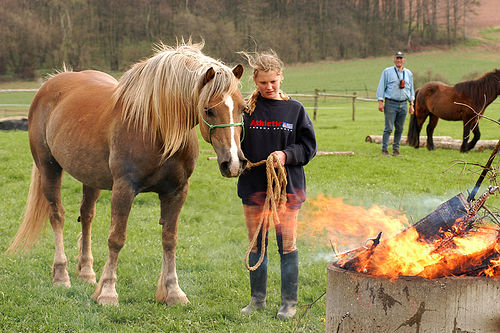
#> input picture Deep Learning and its Applications/Hazmat Label Detection/Flicker8k/10815824_2997e03d76.jpg, 500 x 333 px; its folder holds 4 pictures in this run
$ jupyter execute BackgroundGeneration.ipynb
#> lines starting #> are read from the running program, lines starting #| are printed output that depends on the picture
This code below generates background images from the Flickr8k Dataset.
Each file saved represents 64 different background images. Each .npy file represent a batch of shape (64, 150, 150, 3).

[cell 1]
from skimage.io import imread, imshow, imsave
import numpy as np
from os import listdir
from math import floor

[cell 2]
bg_names = listdir("Flicker8k")
num_bg=len(bg_names)
bgs=[]
stride = 16
c = 0
d = 0
f = 0
for path in bg_names:
    pic = imread("Flicker8k/{}".format(path))
#> pic is the input picture: shape (333, 500, 3); mean R, G, B 140.8, 127.9, 85
    s = pic.shape
#> s = (333, 500, 3)
    I = floor((s[0] - 150) / stride)
#> I = 11
    J = floor((s[1] - 150) / stride)
#> J = 21
    print(c)
    c+=1
    for i in range(I):
        for j in range(J):
            _ = pic[i*stride:i*stride+150,j*stride:j*stride+150]
            bgs.append(_)
            if d % 64 == 0:
                np.save("bgs/{}".format(f), np.array(bgs))
                bgs = []
                f += 1
            d += 1
#> after the loop, d = 231; f = 4

[cell 3]
batch = np.load("bgs/2.npy")

[cell 4]
batch.shape
#> Out = (64, 150, 150, 3)

[cell 5]
# Here is an example of a background image
imshow(batch[0])
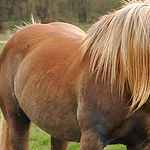
#> shown: shape (150, 150, 3); mean R, G, B 135.2, 104.4, 74
